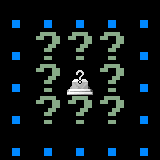

The image is a tile-based game level rendered from a .tmx file. Its description and complete source (layers, tilesets, objects, tile grids) follow:
An orthogonal 5x5 tile map with 32x32 px tiles, 3 tile layers (Tile Layer, Feature Layer, Tag Layer), 2 tilesets.

<map version="2017.05.26" orientation="orthogonal" renderorder="right-down" width="5" height="5" tilewidth="32" tileheight="32" backgroundcolor="#000000" nextobjectid="1">
 <properties>
  <property name="code">NSUBST:     1 = 2:1 / 5:? / *:.
: dgn.delayed_decay(_G, "?","human skeleton / elf skeleton")
: ee_kiku(_G)</property>
  <property name="tags" value="ee_5x5" />
 </properties>
 <tileset firstgid="1" source="../tilesets/features.tsx" />
 <tileset firstgid="205" source="../tilesets/basic.tsx" />
 <layer name="Tile Layer" width="5" height="5">
  <data encoding="csv">
205,205,205,205,205,
205,180,180,180,205,
205,180,72,180,205,
205,180,180,180,205,
205,205,205,205,205
</data>
 </layer>
 <layer name="Feature Layer" width="5" height="5">
  <data encoding="csv">
0,0,0,0,0,
0,0,0,0,0,
0,0,0,0,0,
0,0,0,0,0,
0,0,0,0,0
</data>
 </layer>
 <layer name="Tag Layer" width="5" height="5">
  <data encoding="csv">
0,0,0,0,0,
0,0,0,0,0,
0,0,0,0,0,
0,0,0,0,0,
0,0,0,0,0
</data>
 </layer>
 <objectgroup name="Scripting Layer" />
</map>
